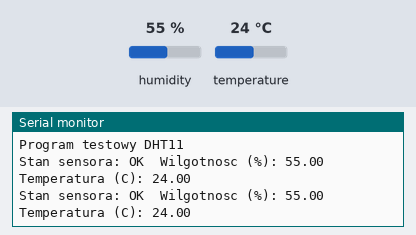
A sketch run on a simulated Arduino Uno, built with avr-gcc and run on an emulated ATmega328P. Shown: the last lines printed to the serial monitor. The inputs (shaded band) are chosen by the test bench; at power-on: humidity 55 %, temperature 24 °C.

Above: at 10.8 s.
10.9 s: humidity set to 22 %
At 20.7 s:
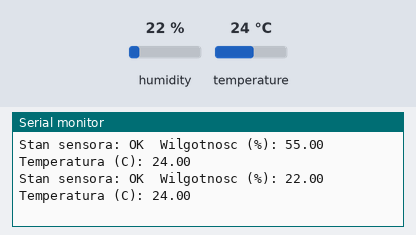
20.9 s: temperature set to 12 °C
At 30.7 s:
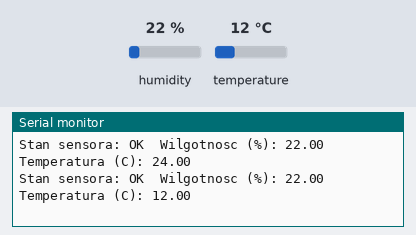
30.9 s: humidity set to 40 %
At 41.3 s:
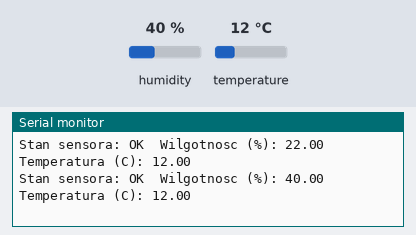
Timing chart, 0 to 42.8 s (numbered marks = the images above; inputs shaded):
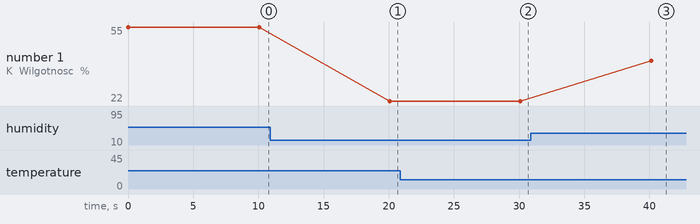

The sketch:

regulator_8266.ino
```cpp
#include <dht11.h>

dht11 DHT11;

#define D2 4    //przypisanie pinu 2 Arduino jako odczyt z sensora

void setup()
{
//  Serial.println("Test");
    Serial.begin(9600);                    //inicjalizacja monitora szeregowego
    Serial.println("Program testowy DHT11");
    Serial.println();
}

void loop()
{
  int chk = DHT11.read(D2);         //sprawdzenie stanu sensora, a następnie wyświetlenie komunikatu na monitorze szeregowym

  Serial.print("Stan sensora: ");
  switch (chk)
  {
    case DHTLIB_OK:
        Serial.print("OK\t");
        break;
    case DHTLIB_ERROR_CHECKSUM:
        Serial.println("Blad sumy kontrolnej");
        break;
    case DHTLIB_ERROR_TIMEOUT:
        Serial.println("Koniec czasu oczekiwania - brak odpowiedzi");
        break;
    default:
        Serial.println("Nieznany blad");
        break;
  }
  Serial.print("Wilgotnosc (%): ");              //wyświetlenie wartości wilgotności
  Serial.print((float)DHT11.humidity, 2);
  Serial.print("\t\t");
  Serial.print("Temperatura (C): ");           //wyświetlenie temperatury
  Serial.println((float)DHT11.temperature, 2);
//  Serial.println("Test message");

  delay(10000);                                  //opóźnienie między kolejnymi odczytami - 1 s
}
```

Measured:
- after the input at 10.9 s, the serial monitor: prints a new line after 9.2 s (image 1)
- after the input at 20.9 s, the serial monitor: prints a new line after 9.2 s (image 2)
- after the input at 30.9 s, the serial monitor: prints a new line after 9.2 s (image 3)
- plotted number 1: 55 → 22 after the input at 10.9 s, 22 → 40 after the input at 30.9 s
